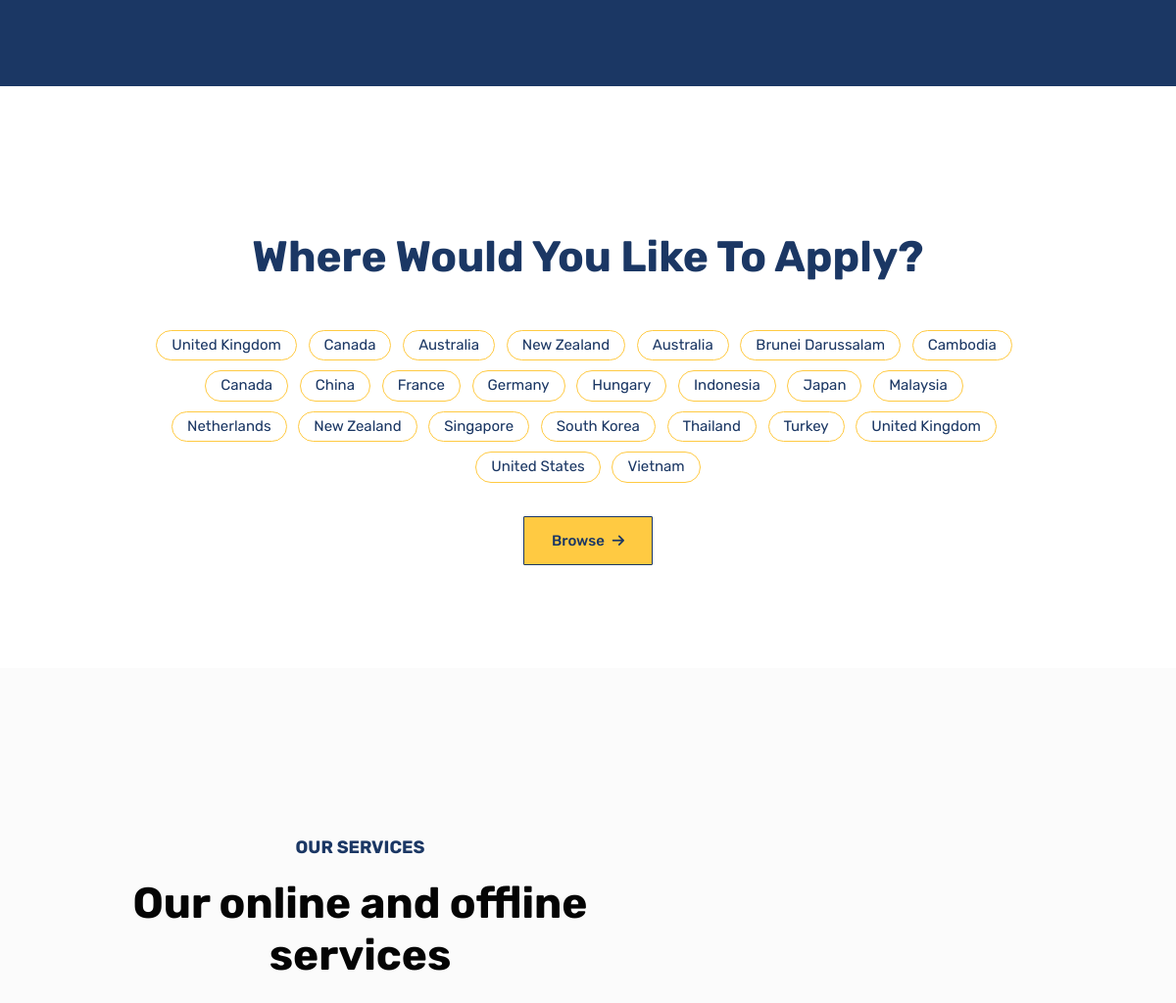
Before: / (middle part) with the older database file.
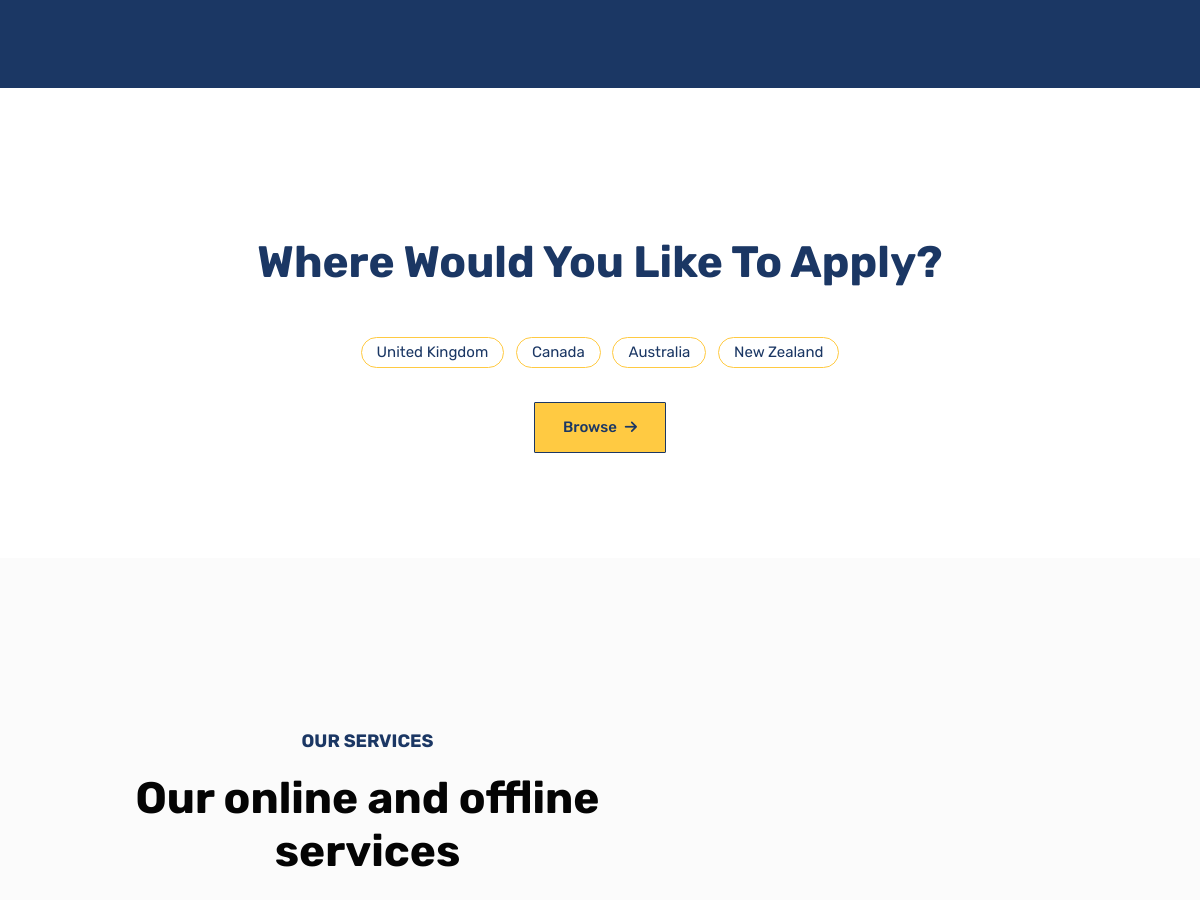
After: the same page with the newer database file.
### category/models.py (models this page shows)
class Country(models.Model):
    id = models.BigAutoField(primary_key=True)
    name = models.CharField(max_length=255)
    def __str__(self):
        return self.name

### homepage/views.py (the view)
# urls.py: path('',homepage, name="home"),
def homepage(request):
    country_lists = Country.objects.all()
    return render(request,"homepage/home.html", {'country_lists':country_lists})

### templates/homepage/home.html (shortened to what this page needs)
{% extends 'base.html' %}
{% block content %}
<section class="banner bg-primary position-relative overflow-hidden ">
</section>
{% include 'homepage/snippets/features_snippets.html' %}
<section class="about-section section bg-tertiary position-relative overflow-hidden">
    <div class="container">
        <div class="row align-items-center">
            <div class="col-lg-7 p-5">
                <div class="section-title">
                    <p class="text-primary text-uppercase fw-bold mb-3">Our Services</p>
                    <h1>Our online and offline services</h1>
                </div>
            </div>
            <div class="col-lg-5 text-center text-lg-start">
                <img loading="lazy" decoding="async" src="static/images/scholarship-icon.png" alt="offer"
                    class="img-fluid pe-xl-5">
            </div>
        </div>
    </div>
</section>
{% endblock content %}

### templates/homepage/snippets/features_snippets.html
<section id="filter" class="section-sm  bg-white ">
	<div class="text-center">
		<div class="container bg-white">
			<div class="row">
				<div class="col-lg-10 mx-auto">
                    <h1 class="mb-5 pt-5 text-primary">Where Would You Like To Apply?</h1>
					<ul class="widget-list-inline text-primary widget-homepage">
						{% for country_tag in country_lists %}
						<li class="list-inline-item text-primary" style="color:#1B3764"><a href=" /scholarship/tag/{{country_tag}}" >{{ country_tag }}</a></li>
						{% endfor %}
					</ul>
				</div>
			</div>
			<a class="btn btn-primary border-yellow mt-4" href="{% url 'scholarship' %}">Browse<span style="font-size: 14px;"
				class="ms-2 fas fa-arrow-right"></span></a>
		</div>
	</div>
</section>

Changed rows visible on the page:
removed Country: name "Australia"
removed Country: name "Brunei Darussalam"
removed Country: name "Cambodia"
removed Country: name "Canada"
removed Country: name "China"
removed Country: name "France"
removed Country: name "Germany"
removed Country: name "Hungary"
removed Country: name "Indonesia"
removed Country: name "Japan"
removed Country: name "Malaysia"
removed Country: name "Netherlands"
removed Country: name "New Zealand"
removed Country: name "Singapore"
removed Country: name "South Korea"
removed Country: name "Thailand"
removed Country: name "Turkey"
removed Country: name "United Kingdom"
removed Country: name "United States"
removed Country: name "Vietnam"
